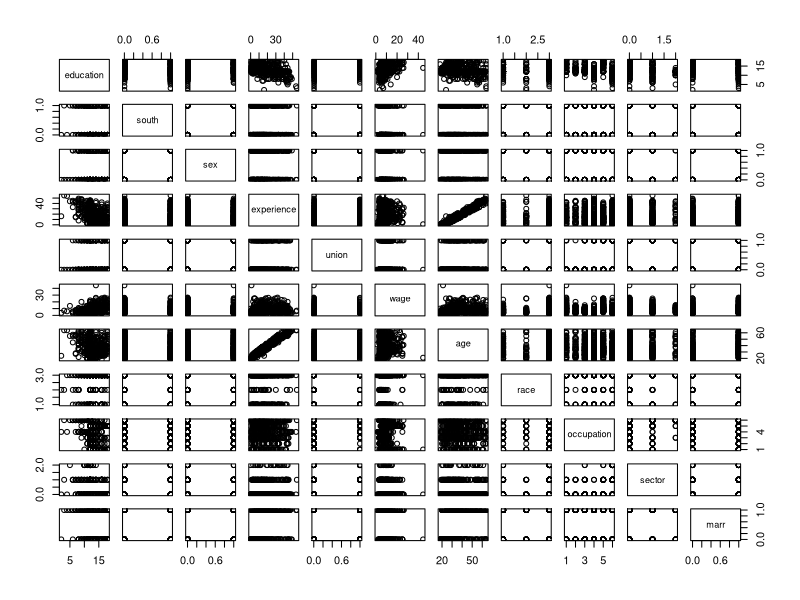
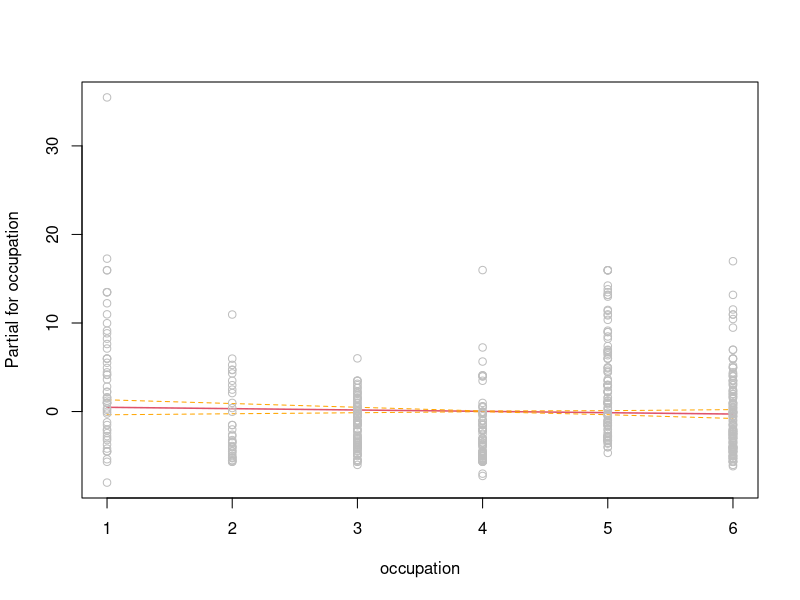
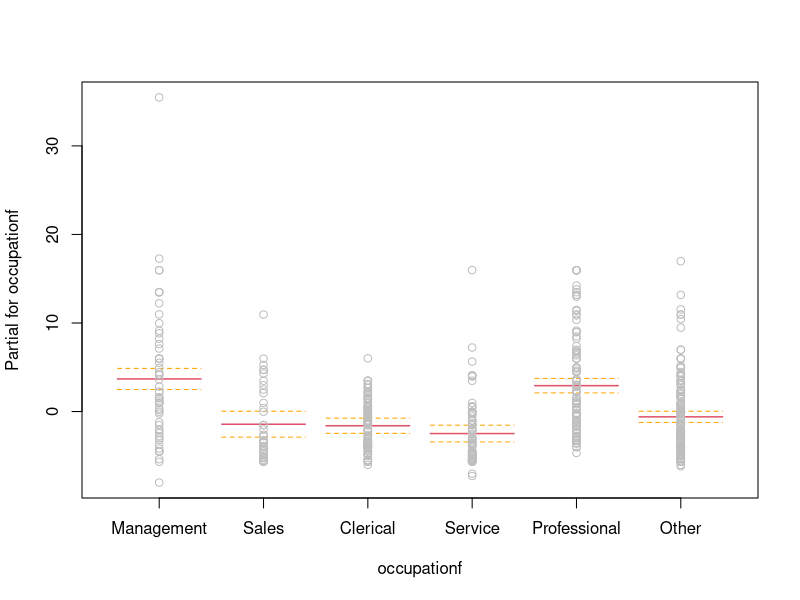

Recreate these plots in R, in order.
## Example Code to access the data "wages.txt" from R
## Paul Johnson 2011-08-09

dat <- read.table("wages.txt", header=T, sep="")
colnames(dat) <- tolower(colnames(dat))

plot(dat)


### Following code was made in preparation for a lecture
### about categorical (or "factor") variables. It examines
### how we ought to code "occupation" in a model.


dat$racef <- factor(dat$race, labels=c("Other", "Hispanic","White"))
dat$occupationf <- factor(dat$occupation, labels=c("Management", "Sales", "Clerical", "Service", "Professional", "Other"))
dat$marrf <- factor(dat$marr, levels=c("Unmarried","Married"))

#check coding
with(dat, table(race, racef) )
with(dat, table(occupation, occupationf) )
with(dat, table(marr, marrf) )


mod1 <- lm(wage ~ occupation, data=dat)

summary(mod1)

termplot(mod1, partial=T, se=T)


mod2 <- lm(wage ~ occupationf, data=dat)

summary(mod2)

termplot(mod2, partial=T, se=T)

occlev <- levels(dat$occupationf)
dat$occupationf2 <- dat$occupationf
dat$occupationf2[dat$occupationf2 %in% occlev[2:4]] <- occlev[2]

levels(dat$occupationf2)[2] <- "sales/clerk/serv"
with(dat, table(occupationf2, occupationf))

mod3 <- lm(wage ~ occupationf2, data=dat)
summary(mod3)
anova( mod2, mod3, test="F")

dat$occupationf2[dat$occupationf2 %in% occlev[5]] <- occlev[1]
levels(dat$occupationf2)[1] <- "manag/prof"
contrasts(dat$occupationf2)

dat$occupationf2 <- dat$occupationf2[, drop=T]



mod4 <- lm(wage ~ occupationf2, data=dat)
summary(mod4)
anova( mod2, mod4, test="F")



